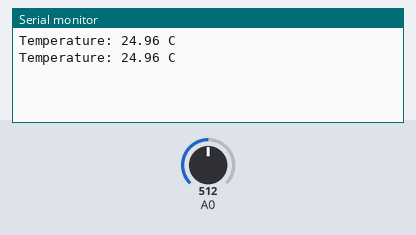
Bench run of a sketch on a simulated Arduino Uno, built with avr-gcc and run on an emulated ATmega328P. Shown: the last lines printed to the serial monitor. Inputs (shaded band) come from the test bench; at power-on: A0 = 512.

Above: at 1.8 s.
1.9 s: A0 set to 716
At 2.8 s:
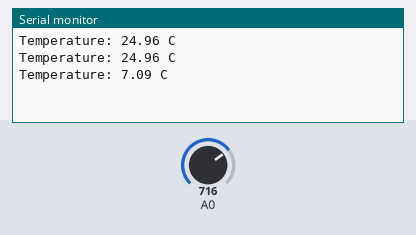
3.4 s: A0 set to 900
At 4.6 s:
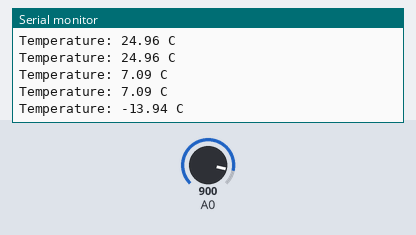
Timing chart, 0 to 6.4 s (numbered marks = the images above; inputs shaded):
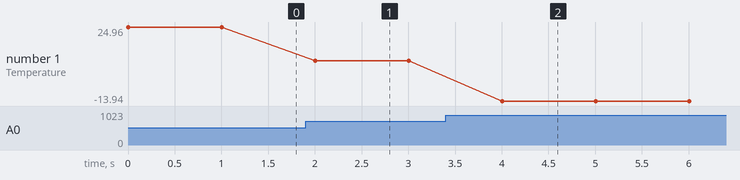

Measured:
- after the input at 1.9 s, the serial monitor: prints a new line after 0.10 s (image 1)
- after the input at 3.4 s, the serial monitor: prints a new line after 0.60 s (image 2)
- plotted number 1: 24.96 → 7.09 after the input at 1.9 s, 7.09 → -13.94 after the input at 3.4 s

The sketch:

Thermistor_Sensor.ino
```cpp
// *** สมมติว่าได้ประกาศค่าคงที่เหล่านี้ไว้ด้านนอกแล้ว (เช่น #define SERIES_RESISTOR 10000) ***
// #define SERIES_RESISTOR 10000
// #define THERMISTOR_NOMINAL 10000
// #define TEMPERATURE_NOMINAL 25
// #define B_COEFFICIENT 3950
// #define ADC_MAX 1023.0

void setup() {
  Serial.begin(9600); // เริ่มต้น Serial Monitor
}

void loop() {
  int sensorValue = analogRead(A0); // อ่านค่าเซนเซอร์

  // 1. คำนวณความต้านทานของ Thermistor
  float resistance = 10000.0 / (1023.0 / sensorValue - 1.0); // ใช้ค่า 10k เป็นตัวอย่าง

  // 2. ใช้สูตร Steinhart-Hart คำนวณอุณหภูมิ (แปลงเป็น Kelvin แล้วลบ 273.15 เพื่อให้เป็น Celsius)
  float steinhart;
  steinhart = resistance / 10000.0; // R / R0 (สมมติ R0 = 10k)
  steinhart = log(steinhart);
  steinhart /= 3950.0; // หารด้วย B-coefficient (สมมติ B = 3950)
  steinhart += 1.0 / (25.0 + 273.15); // + 1/T0 (สมมติ T0 = 25C)
  steinhart = 1.0 / steinhart;

  float temperatureC = steinhart - 273.15; // T (Kelvin) -> T (Celsius)

  Serial.print("Temperature: ");
  Serial.print(temperatureC);
  Serial.println(" C");

  delay(1000); // หน่วงเวลา 1 วินาที
}
```
